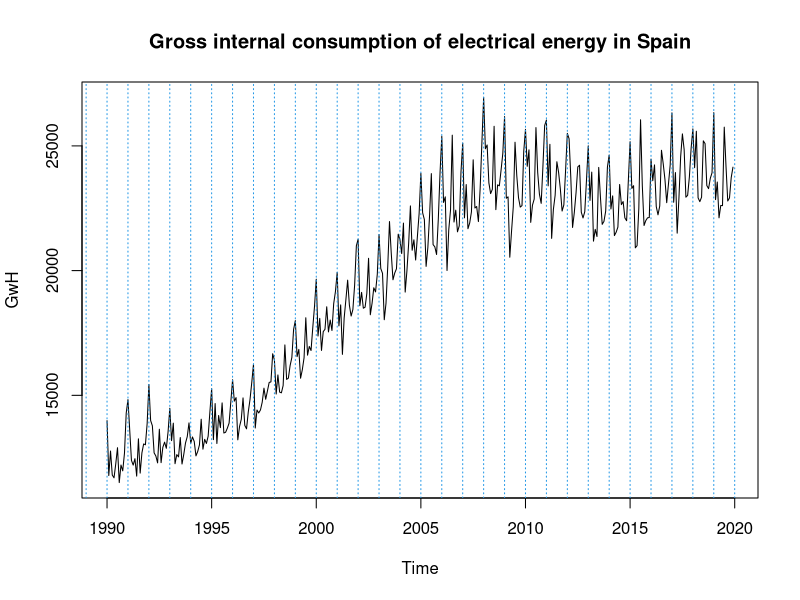
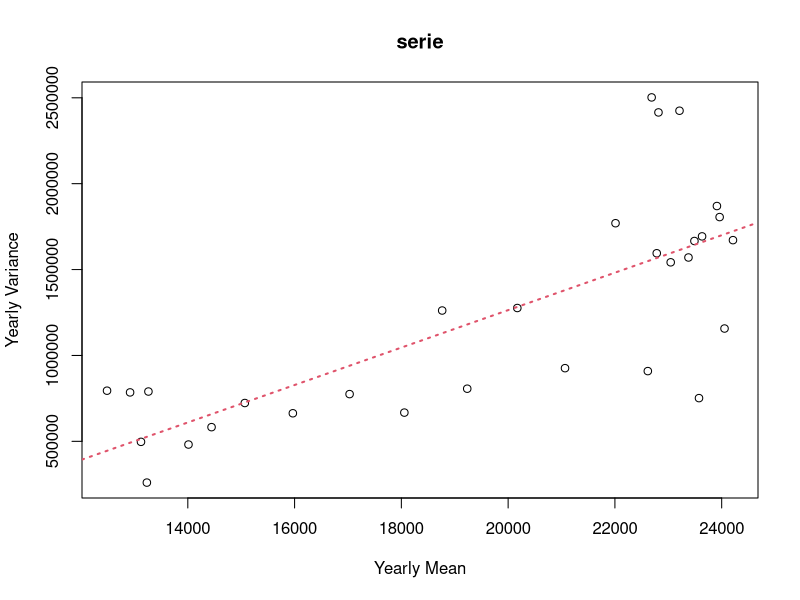
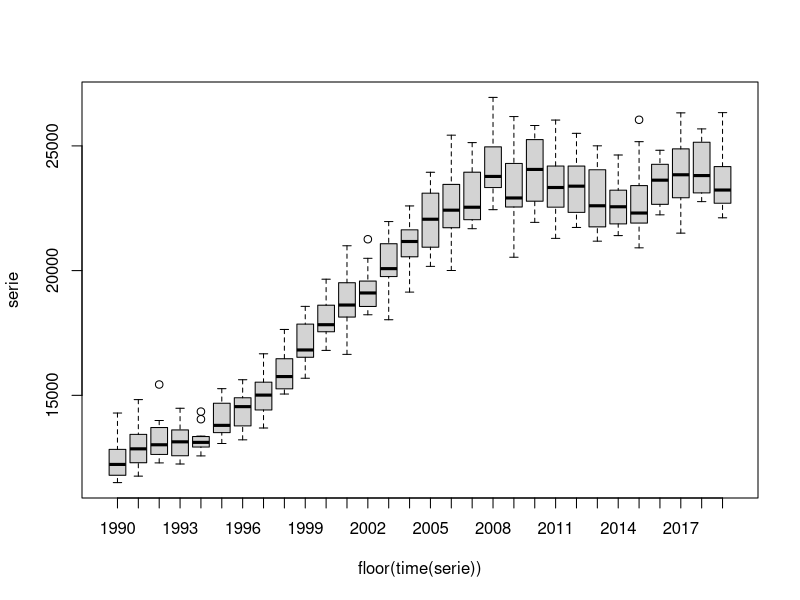
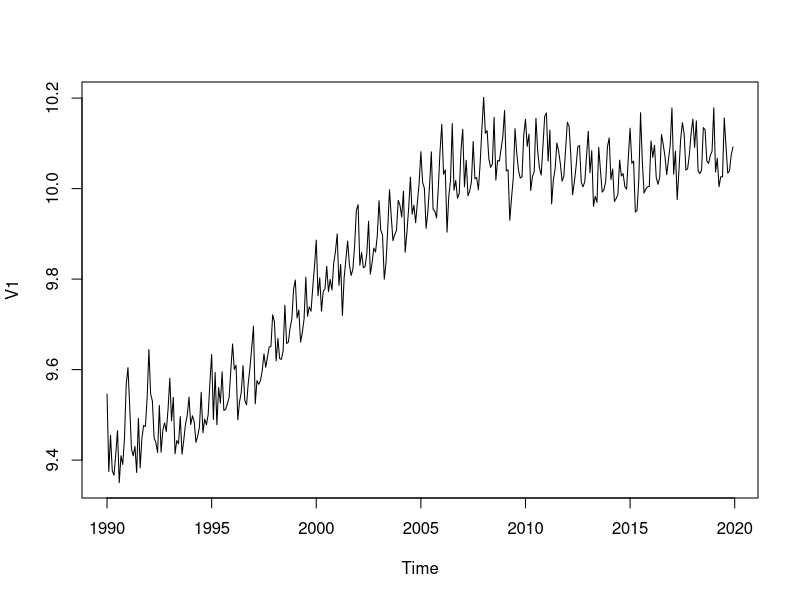
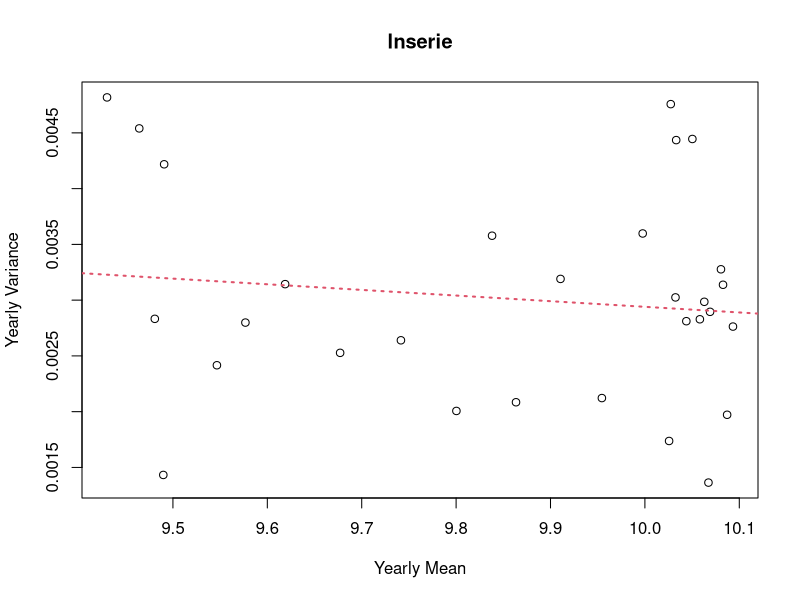
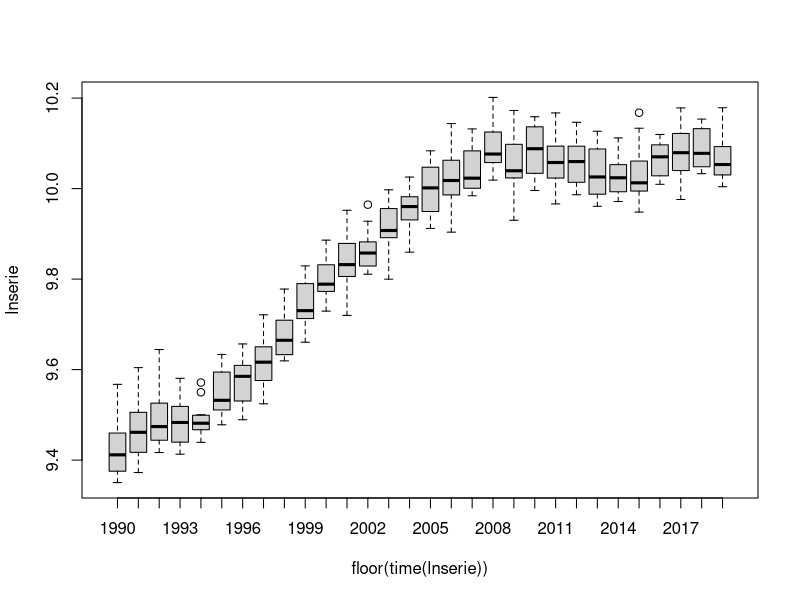
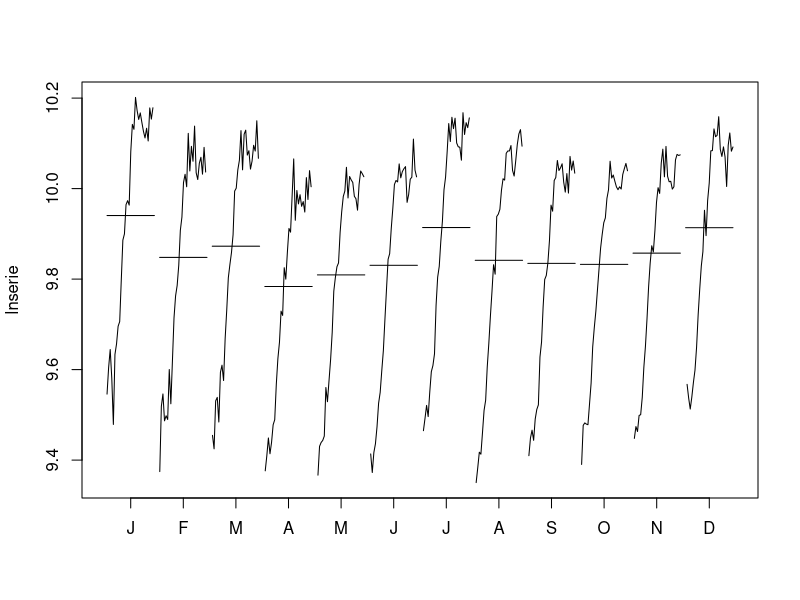
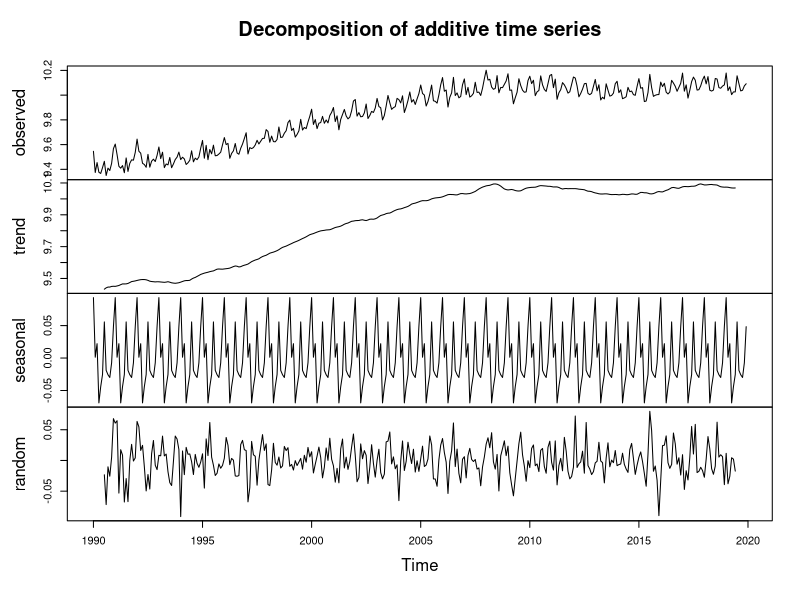

Write R code to recreate these figures, in order.
## ---- chunk 1
serie=window(ts(read.table("ConsumElec.dat"),start=1990,freq=12))
plot(serie, main="Gross internal consumption of electrical energy in Spain", ylab="GwH")
abline(v=1985:2020,lty=3,col=4)
serie
## ---- chunk 2
m=apply(matrix(serie,nr=12),2,mean)
v=apply(matrix(serie,nr=12),2,var)
plot(m,v,xlab="Yearly Mean",ylab="Yearly Variance",main="serie")
abline(lm(v~m),col=2,lty=3,lwd=2)

boxplot(serie~floor(time(serie)))
## ---- chunk 3
lnserie=log(serie)
plot(lnserie)

m=apply(matrix(lnserie,nr=12),2,mean)
v=apply(matrix(lnserie,nr=12),2,var)
plot(m,v,xlab="Yearly Mean",ylab="Yearly Variance",main="lnserie")
abline(lm(v~m),col=2,lty=3,lwd=2)

boxplot(lnserie~floor(time(lnserie)))
## ---- chunk 4
monthplot(lnserie)

plot(decompose(lnserie))

## ---- chunk 5
d12lnserie=diff(lnserie,12)
plot(d12lnserie)
abline(h=0)
abline(h=mean(d12lnserie),col=2)

monthplot(d12lnserie)

## ---- chunk 6
cat("Var for d=0:", var(d12lnserie))
## ---- chunk 7
d1d12lnserie=diff(d12lnserie,1)
plot(d1d12lnserie)
abline(h=0)
abline(h=mean(d1d12lnserie),col=2)

cat("Var for d=1:", var(d1d12lnserie))

# 2nd regular difference
d1d1d12lnserie=diff(d1d12lnserie,1)
plot(d1d1d12lnserie)
abline(h=0)
abline(h=mean(d1d1d12lnserie),col=2)
cat("\nVar for d=2:", var(d1d1d12lnserie))
## ---- chunk 8
acf(d1d12lnserie, ylim=c(-1,1),col=c(2,rep(1,11)), lwd=2, lag.max=72)
pacf(d1d12lnserie, ylim=c(-1,1),col=c(rep(1,11),2), lwd=2, lag.max=72)
## ---- chunk 9
(mod1=arima(d1d12lnserie,order=c(0,1,1),seasonal=list(order=c(0,1,1),period=12)))

(data.frame("Estimate" = mod1$coef,"Lower Bound" = mod1$coef- 1.96 * diag(sqrt(mod1$var.coef)),"Upper Bound" = mod1$coef + 1.96 * diag(sqrt(mod1$var.coef))))

## ---- chunk 10
# Define the models to test
model_specs <- list(
  "SARIMA(0,1,1)(0,1,1)[12]" = list(order = c(0,1,1), seasonal = c(0,1,1)),
  "SARIMA(0,1,2)(0,1,2)[12]" = list(order = c(0,1,2), seasonal = c(0,1,2)),
  "SARIMA(1,1,2)(1,1,2)[12]" = list(order = c(1,1,2), seasonal = c(1,1,2)),
    "SARIMA(1,1,3)(1,1,3)[12]" = list(order = c(1,1,3), seasonal = c(1,1,3)),

  "SARIMA(1,1,1)(0,1,1)[12]" = list(order = c(1,1,1), seasonal = c(0,1,1)),
  "SARIMA(1,1,0)(1,1,0)[12]" = list(order = c(1,1,0), seasonal = c(1,1,0)),
  "SARIMA(1,1,1)(1,1,1)[12]" = list(order = c(1,1,1), seasonal = c(1,1,1)),
  "SARIMA(0,1,1)(1,1,0)[12]" = list(order = c(0,1,1), seasonal = c(1,1,0))
)

# Create an empty results list
results <- list()

# Loop through each model and fit
for (model_name in names(model_specs)) {
  spec <- model_specs[[model_name]]
  fit <- arima(
    d1d12lnserie,
    order = spec$order,
    seasonal = list(order = spec$seasonal, period = 12)
  )

  # Extract coefficient table with confidence intervals
  se <- sqrt(diag(fit$var.coef))
  coefs <- fit$coef
  lower <- coefs - 1.96 * se
  upper <- coefs + 1.96 * se
  signif <- !(lower <= 0 & upper >= 0)

  # Add to results list
  results[[model_name]] <- list(
    Coefs = coefs,
    Significant = signif,
    AIC = fit$aic,
    BIC = AIC(fit, k = log(length(d1d12lnserie))),
    LogLik = as.numeric(logLik(fit)),
    Sigma2 = fit$sigma2
  )
}

# Combine into a single data frame
library(dplyr)

summary_table <- bind_rows(lapply(names(results), function(name) {
  res <- results[[name]]
  data.frame(
    Model = name,
    AIC = res$AIC,
    BIC = res$BIC,
    LogLik = res$LogLik,
    Sigma2 = res$Sigma2,
    Coefs = paste(names(res$Coefs), round(res$Coefs, 3), sep = "=", collapse = "; "),
    Significant = paste(names(res$Significant)[res$Significant], collapse = ", ")
  )
}), .id = NULL)

# Print the summary table
print(summary_table)
